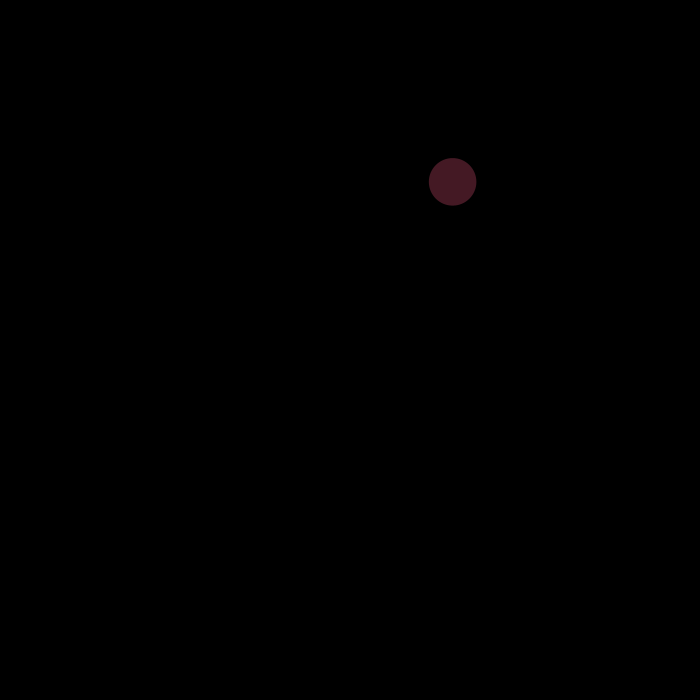
Frame 1 (no input)
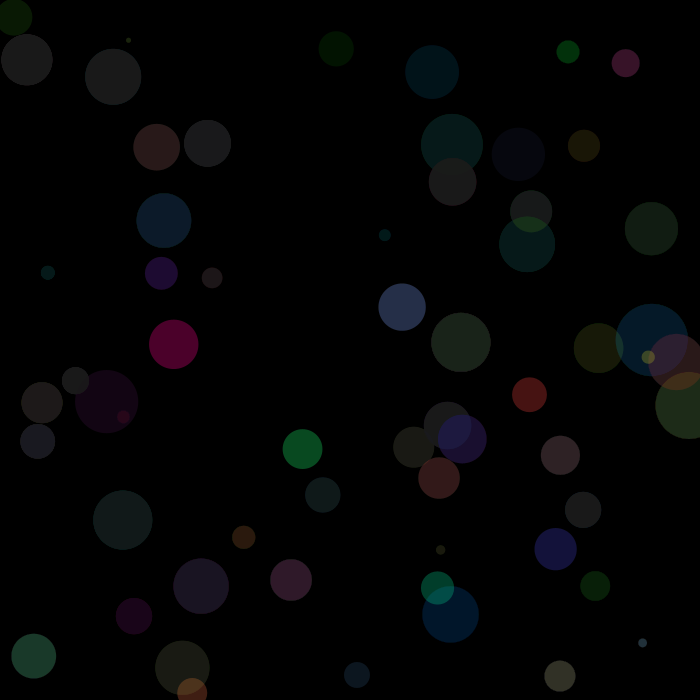
Frame 60 (the mouse pressed at the canvas centre just before this capture)
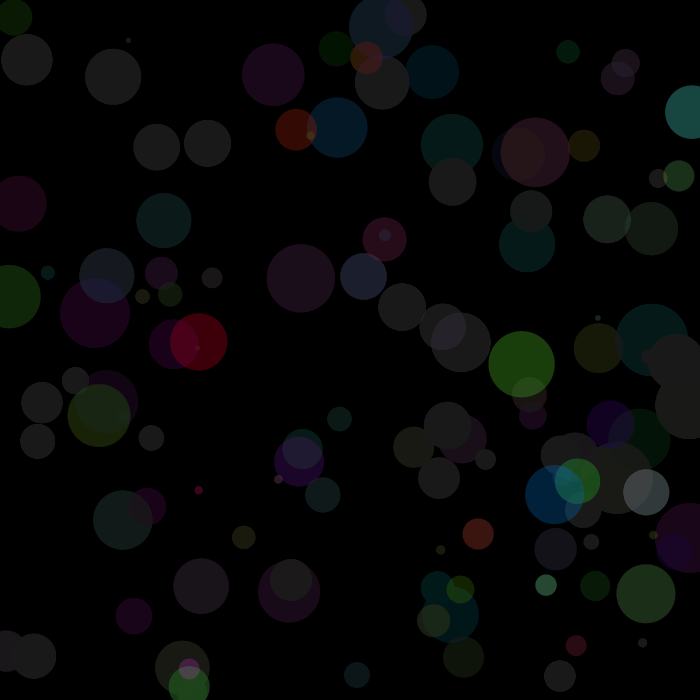
Frame 120 (the mouse held since frame 60 and released just before this capture)

The Processing sketch that drew these frames (run headless with seeded random() and noise(); from frame 60 on, the mouse is pressed at the canvas centre):

// Processing sketch: sketch_points3
// ── sketch_points3.pde
void setup() {
  size(700,700);
  noStroke();
  background(0);
}

void draw() {
  float posX = random(width);
  float posY = random(height);
  float taille = random(40)+random(40);
  
  float rouge = random(255);
  float vert = random(255);
  float bleu = random(255);
  
  fill(0,0,0,5);
  rect(0,0,width,height);
  
  fill(rouge,vert,bleu,80);
  ellipse(posX,posY,taille,taille);
}
